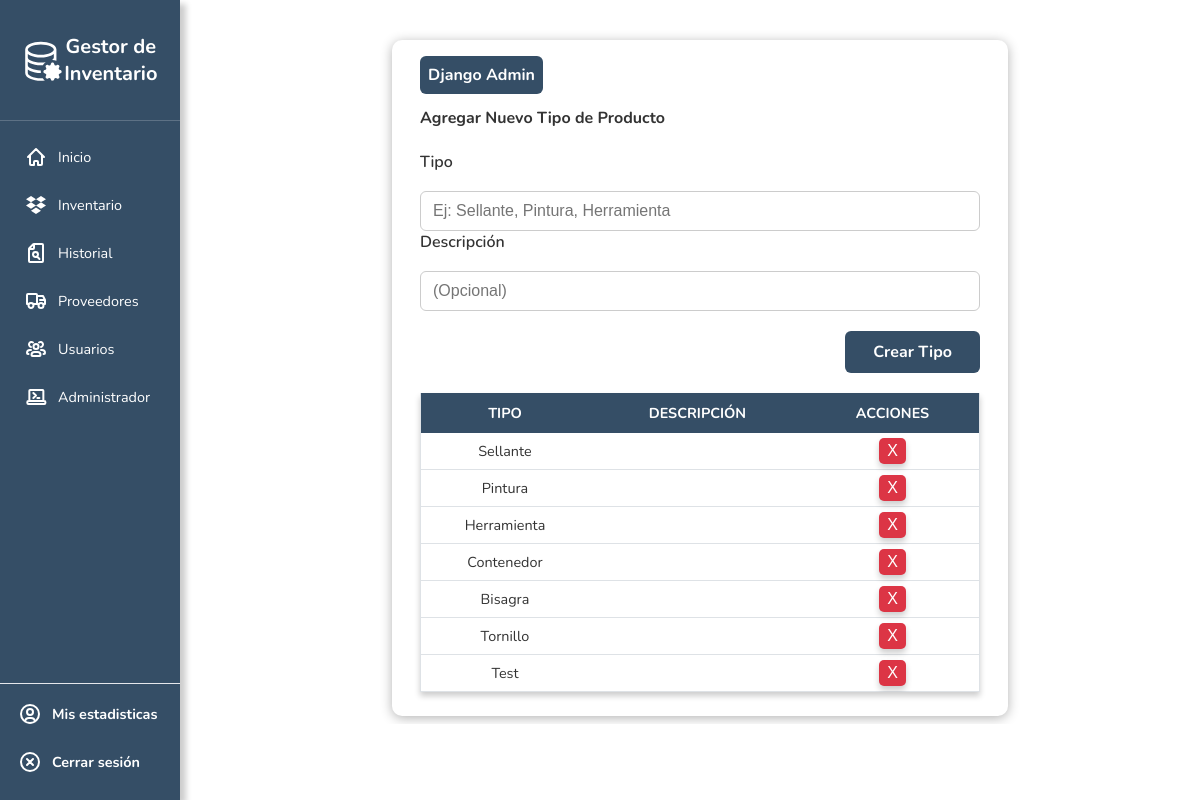
The app's page /settings/ (signed in), older data.
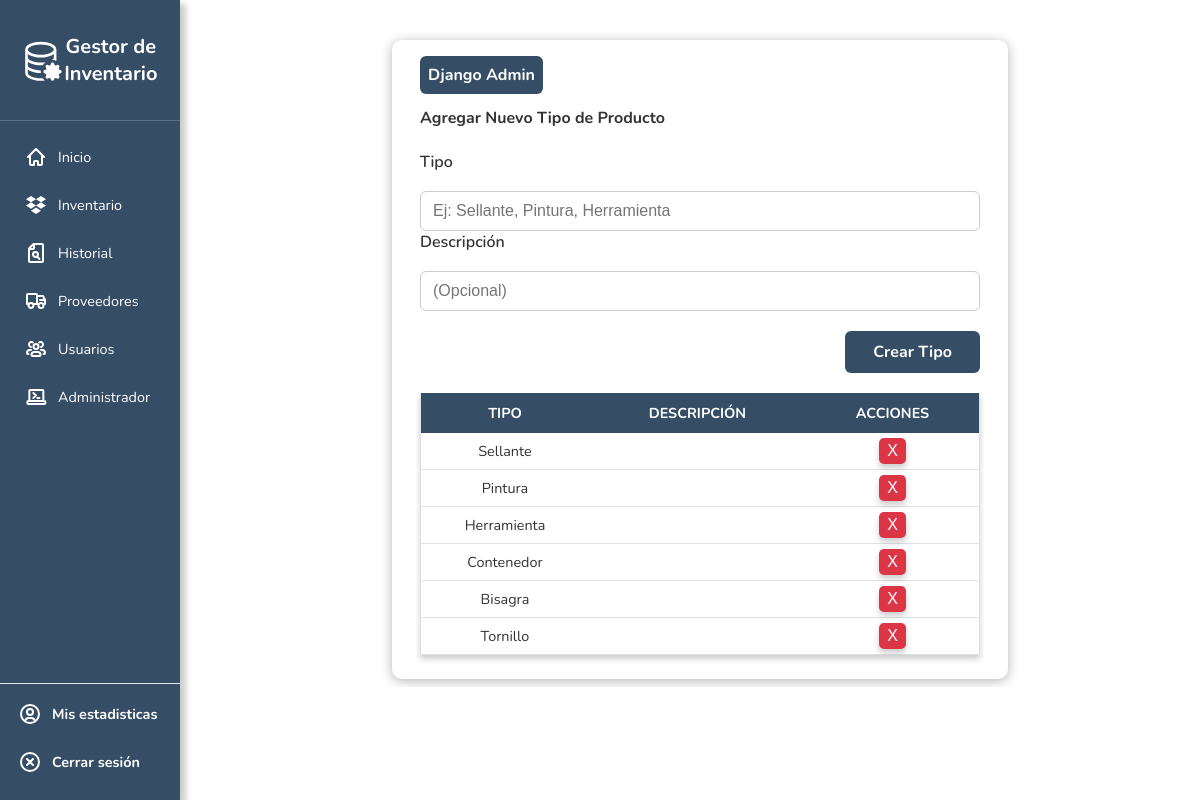
The same page, newer data.
### inventory/models.py (models this page shows, shortened)
class ProductType(models.Model):
    name = models.CharField(max_length=100, unique=True)
    description = models.TextField(blank=True, null=True)
    is_active = models.BooleanField(default=True)
    created_at = models.DateTimeField(auto_now_add=True)
    class Meta:
        verbose_name = "Tipo de Producto"
        verbose_name_plural = "Tipos de Productos"

### inventory/decorators.py (the view)
    def wrapper(request, *args, **kwargs):
        if not request.user.is_authenticated:
            return redirect('login')
        elif not request.user.is_staff:
            return render(request, 'inv/403.html', status=403)
        else:
            return function(request, *args, **kwargs)

### inventory/forms.py (shortened to what this page needs)
class ProductTypeForm(forms.ModelForm):
    class Meta:
        model = ProductType
        fields = ['name', 'description', 'is_active']
        labels = {
            'name': 'Nombre del Tipo',
            'description': 'Descripción',
            'is_active': 'Activo'
        }
    def __init__(self, *args, **kwargs):
        super().__init__(*args, **kwargs)
        if not self.instance.pk:
            self.fields['is_active'].initial = True

### inventory/views.py (called while the page is built)
@staff_required
def settings_view(request):
    if request.method == 'POST':
        form = ProductTypeForm(request.POST)
        if form.is_valid():
            form.save()
            messages.success(request, "Tipo de producto creado exitosamente.")
            return redirect('settings_view')
        else:
            for error in form.errors.values():
                messages.error(request, error[0])
    else:
        form = ProductTypeForm()
    product_types = ProductType.objects.all()
    return render(request, 'inv/settings.html', {
        'product_types': product_types,
        'form': form
    })

### inventory/templates/inv/settings.html (shortened to what this page needs)
{% extends 'inv/base.html' %}
{% load static %}
{% block body %}
<div class="add-product-container">
  <form method="POST" class="add-product-form" action="{% url 'settings_view' %}">
    <a href="/admin/" class="btn-dj-admin" target="_blank">
      Django Admin
    </a>
    <h4>Agregar Nuevo Tipo de Producto</h4>
    <div class="add-product-group">
      <label for="id_name" class="add-product-label">Tipo</label>
      <div class="add-product-field">
        <input type="text" name="name" id="id_name" class="form-control"
          placeholder="Ej: Sellante, Pintura, Herramienta" required>
      </div>
      <label for="id_description" class="add-product-label">Descripción</label>
      <div class="add-product-field">
        <input type="text" name="description" id="id_description" class="form-control" placeholder="(Opcional)">
      </div>
      <div class="add-product-btn-wrap">
        <a href="#" class="add-product-btn" id="crear-tipo-link">Crear Tipo</a>
      </div>
    </div>
    <div class="add-product-table-wrap">
      <table class="table-type">
        <thead>
          <tr>
            <th>Tipo</th>
            <th>Descripción</th>
            <th>Acciones</th>
          </tr>
        </thead>
        <tbody>
          {% for tipo in product_types %}
          <tr>
            <td>{{ tipo.name }}</td>
            <td>{{ tipo.description }}</td>
            <td>
              <form method="POST" action="{% url 'delete_product_type' tipo.pk %}" style="display:contents;">
                <button class="btn-product-type-delete" onclick="event.preventDefault(); document.getElementById('custom-modal').style.display='block'; document.getElementById('custom-modal-overlay').style.display='block';">X</button>
              </form>
            </td>
          </tr>
          {% empty %}
          <tr>
            <td colspan="3">No hay tipos de producto registrados.</td>
          </tr>
          {% endfor %}
        </tbody>
      </table>
    </div>
  </form>
</div>
{% endblock %}

Row changes from the older to the newer data that the page shows:
removed ProductType: name "Test"
